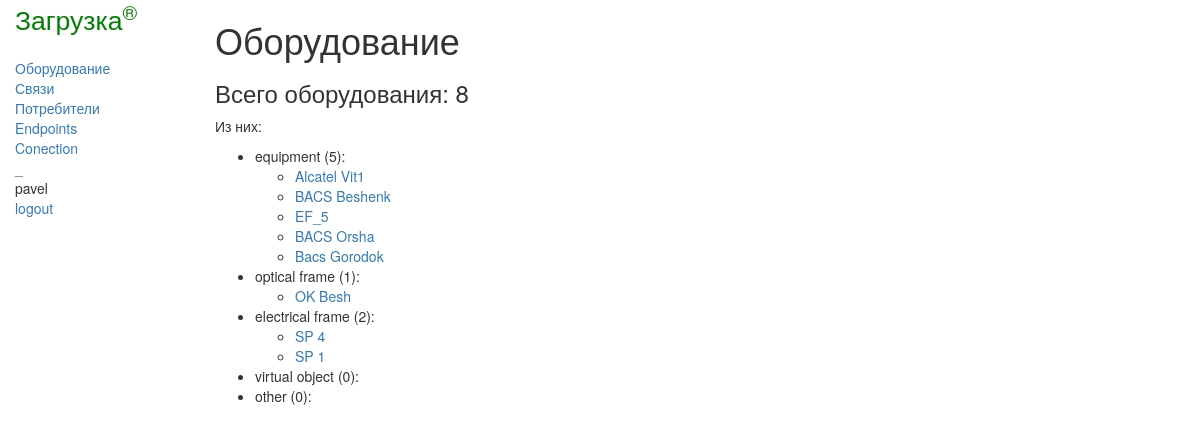
The page /register/equipments/ (signed in) on the database its author committed.
### register/models.py (models this page shows)
class Equipment(models.Model):
    type_choices = [
        ('E', 'equipment'),
        ('O', 'optical frame'),
        ('F', 'electrical frame'),
        ('V', 'virtual object'),
        ('-', 'other')
    ]
    name = models.CharField(max_length=100, unique=True)
    location = models.CharField(max_length=30)
    note = models.TextField(null=True, blank=True)
    type = models.CharField(max_length=1, choices=type_choices, default='-')
    def __str__(self):
        return f"{self.name}"

### register/views.py (the view)
# urls.py: path('equipments/', views.equipment_list, name='equipments'),
def equipment_list(request):
    equipments_by_type = {}
    equipments_count = 0
    categories = Equipment.type_choices
    for category in categories:
        objects = Equipment.objects.filter(type__exact=category[0])
        equipments_by_type[category[1]] = (objects.all(), objects.count())
        equipments_count += objects.count()
    context = {
        'equipments': equipments_by_type,
        'equipments_count': equipments_count,
    }
    return render(request, 'equipments.html', context=context)

### register/templates/equipments.html
{% extends "base_generic.html" %}
{% block content %}
<h1>Оборудование</h1>
<h3>Всего оборудования: {{ equipments_count }}</h3>
<p>Из них:</p>
<ul>
    {% for category, value in equipments.items %}
        <li>{{ category }} ({{value.1}}):
            <ul>
                {% for equipment in value.0 %}
                    <li><a href="{% url 'equipment_detail' equipment.id %}">{{ equipment }}</a></li>
                {% endfor %}
            </ul>
        </li>
    {% endfor %}
</ul>
{% endblock %}

### register/templates/base_generic.html (shortened to what this page needs)
<!DOCTYPE html>
<html lang="en">
    <head>
        <link rel="stylesheet" href="https://maxcdn.bootstrapcdn.com/bootstrap/3.3.7/css/bootstrap.min.css">
        {% load static %}
        <link rel="stylesheet" href="{% static 'css/styles.css' %}">
    </head>
    <body>
        <div class="container-fluid">
            <div class="row">
                <div class="col-sm-2">
                    <a href="{% url 'index' %}"><span class="logo">Загрузка<sup>&reg;</sup></span></a>
                    {% block sidebar %}
                        <ul class="sidebar-nav">
                            <li><a href="{% url 'equipments' %}">Оборудование</a></li>
                            <li><a href="{% url 'communications' %}">Связи</a></li>
                            <li><a href="{% url 'consumers' %}">Потребители</a></li>
                            <li><a href="{% url 'endpoints' %}">Endpoints</a></li>
                            <li><a href="{% url 'connection_form' %}">Conection</a></li>
                            <li><a href="">_</a></li>
                            {% if user.is_authenticated %}
                                <li>{{ user.get_username }}</li>
                                <li><a href="{% url 'logout' %}?next={{request.path}}">logout</a></li>
                            {% else %}
                                <li><li><a href="{% url 'login' %}?next={{request.path}}">login</a></li></li>
                            {% endif %}
                        </ul>
                    {% endblock %}
                </div>
                <div class="col-sm-10">
                    {% if user.is_authenticated %}
                        {% block content %}{% endblock %}
                    {% else %}
                        <p>Please, login!</p>
                        {% block login %}{% endblock %}
                    {% endif %}
                </div>
            </div>
        </div>
    </body>
</html>

### register/static/css/styles.css (style rules this page uses)
.sidebar-nav { margin-top: 20px; padding: 0; list-style: none; }
span.logo { font-size: 1.9em; color: green; }

### rows shown on the page
Equipment: name "Alcatel Vit1"
Equipment: name "BACS Beshenk"
Equipment: name "EF_5"
Equipment: name "BACS Orsha"
Equipment: name "Bacs Gorodok"
Equipment: name "OK Besh"
Equipment: name "SP 4"
Equipment: name "SP 1"

### other values the page prints
{{ user.get_username }} "pavel"
{{ equipments_count }} "8"
{{ category }} "equipment" "optical frame" "electrical frame" "virtual object" "other"
{{ value.1 }} "5" "1" "2" "0" "0"
